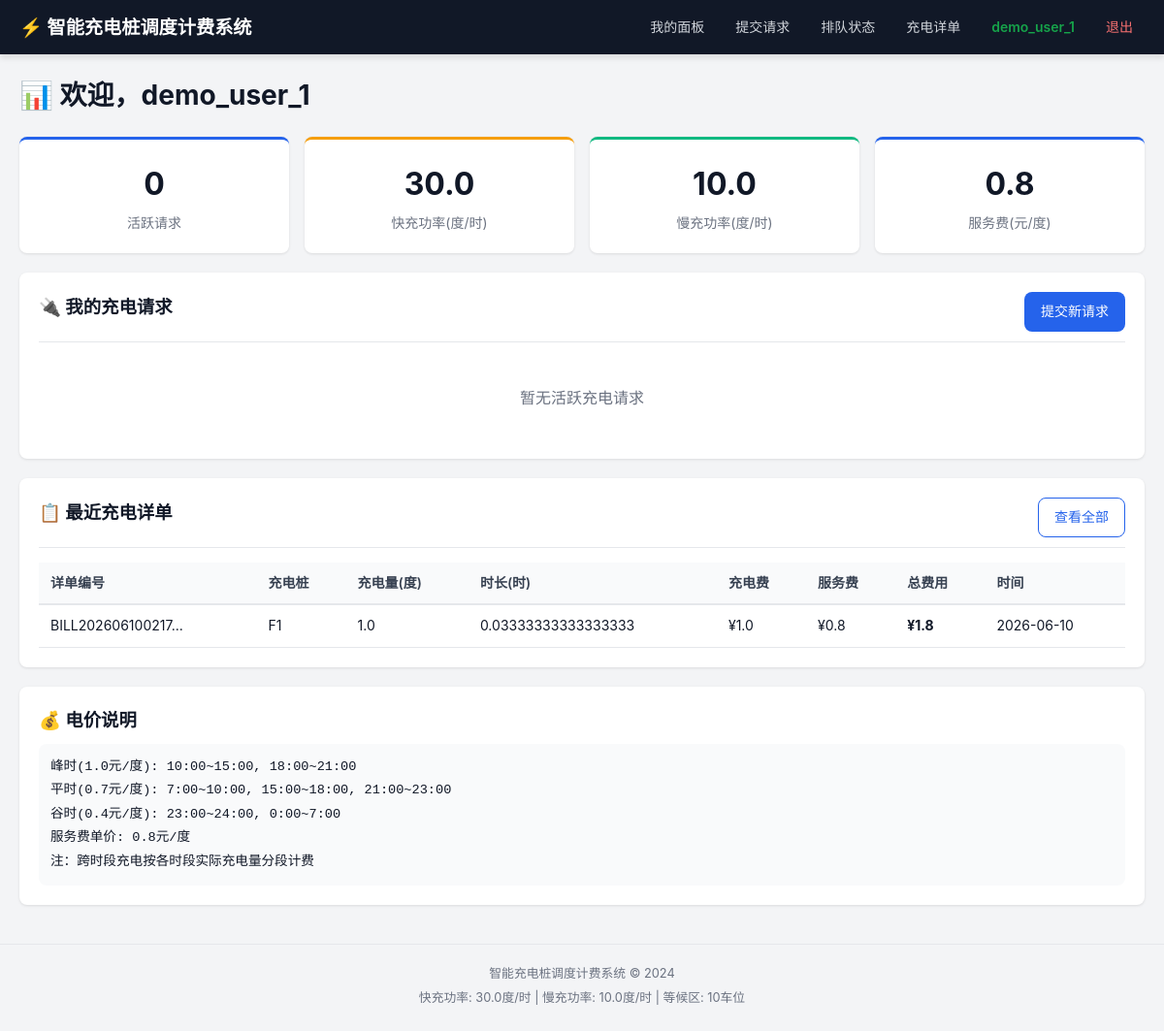
Screenshot of /user/dashboard (signed in) with the database file from the repository.
### tables this page shows
CREATE TABLE users (
            id INTEGER PRIMARY KEY AUTOINCREMENT,
            username TEXT UNIQUE NOT NULL,
            password_hash TEXT NOT NULL,
            role TEXT NOT NULL DEFAULT 'user',
            battery_capacity REAL DEFAULT 60.0,
            vehicle_model TEXT DEFAULT '',
            created_at TIMESTAMP DEFAULT CURRENT_TIMESTAMP
        );

CREATE TABLE bills (
            id INTEGER PRIMARY KEY AUTOINCREMENT,
            bill_no TEXT UNIQUE NOT NULL,
            request_id INTEGER NOT NULL,
            user_id INTEGER NOT NULL,
            charger_id INTEGER,
            charger_no TEXT,
            generated_time TIMESTAMP DEFAULT CURRENT_TIMESTAMP,
            charge_amount REAL,
            charge_duration REAL,
            start_time TIMESTAMP,
            end_time TIMESTAMP,
            charge_fee REAL,
            service_fee REAL,
            total_fee REAL,
            mode TEXT,
            FOREIGN KEY (request_id) REFERENCES requests(id),
            FOREIGN KEY (user_id) REFERENCES users(id)
        );

### app.py (the view)
@app.route('/user/dashboard')
@login_required
def user_dashboard():
    user = get_user_by_id(session['user_id'])
    active_reqs = [
        r for r in get_user_requests(session['user_id'])
        if r['status'] in ('waiting', 'queued', 'charging')
    ]
    bills = get_user_bills(session['user_id'])[:5]
    return render_template('user/dashboard.html',
                          user=user,
                          active_requests=active_reqs,
                          recent_bills=bills,
                          price_info=format_price_info())

### app.py (called while the page is built)
@app.context_processor
def inject_config():
    s = settings.get_all()
    return {
        'config': {
            'FAST_CHARGING_PILE_NUM': s['FAST_CHARGING_PILE_NUM'],
            'TRICKLE_CHARGING_PILE_NUM': s['TRICKLE_CHARGING_PILE_NUM'],
            'FAST_CHARGING_POWER': s['FAST_CHARGING_POWER'],
            'TRICKLE_CHARGING_POWER': s['TRICKLE_CHARGING_POWER'],
            'WAITING_AREA_SIZE': s['WAITING_AREA_SIZE'],
            'CHARGING_QUEUE_LEN': s['CHARGING_QUEUE_LEN'],
            'SERVICE_FEE_RATE': s['SERVICE_FEE_RATE'],
            'SIMULATION_SPEED': s['SIMULATION_SPEED'],
        },
        'get_all_chargers': get_all_chargers,
        'get_charger': get_charger,
    }

def login_required(f):
    @wraps(f)
    def decorated(*args, **kwargs):
        if 'user_id' not in session:
            flash('请先登录', 'warning')
            return redirect(url_for('login'))
        return f(*args, **kwargs)
    return decorated

### billing.py (called while the page is built)
def _price_periods():
    return settings.get_price_periods()

def _service_fee_rate():
    return settings.get('SERVICE_FEE_RATE')

def format_price_info():
    info = []
    price_periods = _price_periods()
    for key, period in price_periods.items():
        hours_str = ', '.join(
            f'{s}:00~{e if e != 24 else 24}:00' for s, e in period['hours']
        )
        info.append(f"{period['name']}({period['price']}元/度): {hours_str}")
    info.append(f"服务费单价: {_service_fee_rate()}元/度")
    info.append("注：跨时段充电按各时段实际充电量分段计费")
    return '\n'.join(info)

### database.py (called while the page is built)
def get_db():
    conn = sqlite3.connect(DATABASE_PATH)
    conn.row_factory = sqlite3.Row
    conn.execute("PRAGMA foreign_keys = ON")
    return conn

def get_user_by_id(user_id):
    conn = get_db()
    user = conn.execute("SELECT * FROM users WHERE id = ?", (user_id,)).fetchone()
    conn.close()
    return dict(user) if user else None

def get_user_requests(user_id, status_filter=None):
    conn = get_db()
    if status_filter:
        reqs = conn.execute(
            "SELECT * FROM requests WHERE user_id = ? AND status = ? ORDER BY created_at DESC",
            (user_id, status_filter)
        ).fetchall()
    else:
        reqs = conn.execute(
            "SELECT * FROM requests WHERE user_id = ? ORDER BY created_at DESC",
            (user_id,)
        ).fetchall()
    conn.close()
    return [dict(r) for r in reqs]

### templates/user/dashboard.html (shortened to what this page needs)
{% extends "base.html" %}
{% block content %}
<div class="dashboard">
    <h1>📊 欢迎，{{ user.username }}</h1>
    <div class="stats-grid">
        <div class="stat-card">
            <div class="stat-value">{{ active_requests|length }}</div>
            <div class="stat-label">活跃请求</div>
        </div>
        <div class="stat-card stat-fast">
            <div class="stat-value">{{ config.FAST_CHARGING_POWER }}</div>
            <div class="stat-label">快充功率(度/时)</div>
        </div>
        <div class="stat-card stat-slow">
            <div class="stat-value">{{ config.TRICKLE_CHARGING_POWER }}</div>
            <div class="stat-label">慢充功率(度/时)</div>
        </div>
        <div class="stat-card">
            <div class="stat-value">{{ config.SERVICE_FEE_RATE }}</div>
            <div class="stat-label">服务费(元/度)</div>
        </div>
    </div>
    <div class="card">
        <div class="card-header">
            <h3>🔌 我的充电请求</h3>
            <a href="{{ url_for('submit_request') }}" class="btn btn-primary">提交新请求</a>
        </div>
        {% if active_requests %}
        <table class="table">
            <thead>
                <tr>
                    <th>排队号</th>
                    <th>模式</th>
                    <th>请求电量(度)</th>
                    <th>状态</th>
                    <th>充电桩</th>
                    <th>操作</th>
                </tr>
            </thead>
            <tbody>
                {% for req in active_requests %}
                <tr>
                    <td><span class="badge badge-{{ 'fast' if req.mode == 'fast' else 'slow' }}">{{ req.queue_number }}</span></td>
                    <td>{{ '快充' if req.mode == 'fast' else '慢充' }}</td>
                    <td>{{ req.request_amount }}</td>
                    <td>
                        {% if req.status == 'waiting' %}
                        <span class="status status-waiting">等候中</span>
                        {% elif req.status == 'queued' %}
                        <span class="status status-queued">排队中</span>
                        {% elif req.status == 'charging' %}
                        <span class="status status-charging">充电中</span>
                        {% endif %}
                    </td>
                    <td>{{ req.charger_id or '-' }}</td>
                    <td>
                        <a href="{{ url_for('modify_request', request_id=req.id) }}" class="btn btn-sm btn-outline">修改</a>
                        <a href="{{ url_for('cancel_request', request_id=req.id) }}" class="btn btn-sm btn-danger" onclick="return confirm('确认取消？')">取消</a>
                        {% if req.status == 'charging' %}
                        <a href="{{ url_for('end_charging', request_id=req.id) }}" class="btn btn-sm btn-warning" onclick="return confirm('确认结束充电？将按实际充电量计费。')">结束充电</a>
                        {% endif %}
                    </td>
                </tr>
                {% endfor %}
            </tbody>
        </table>
        {% else %}
        <p class="empty-text">暂无活跃充电请求</p>
        {% endif %}
    </div>
    <div class="card">
        <div class="card-header">
            <h3>📋 最近充电详单</h3>
            <a href="{{ url_for('user_bills') }}" class="btn btn-outline">查看全部</a>
        </div>
        {% if recent_bills %}
        <table class="table">
            <thead>
                <tr>
                    <th>详单编号</th>
                    <th>充电桩</th>
                    <th>充电量(度)</th>
                    <th>时长(时)</th>
                    <th>充电费</th>
                    <th>服务费</th>
                    <th>总费用</th>
                    <th>时间</th>
                </tr>
            </thead>
            <tbody>
                {% for bill in recent_bills %}
                <tr>
                    <td>{{ bill.bill_no[:16] }}...</td>
                    <td>{{ bill.charger_no }}</td>
                    <td>{{ bill.charge_amount }}</td>
                    <td>{{ bill.charge_duration }}</td>
                    <td>¥{{ bill.charge_fee }}</td>
                    <td>¥{{ bill.service_fee }}</td>
                    <td><strong>¥{{ bill.total_fee }}</strong></td>
                    <td>{{ bill.generated_time[:10] }}</td>
                </tr>
                {% endfor %}
            </tbody>
        </table>
        {% else %}
        <p class="empty-text">暂无充电记录</p>
        {% endif %}
    </div>
    <div class="card">
        <h3>💰 电价说明</h3>
        <pre class="price-info">{{ price_info }}</pre>
    </div>
</div>
{% endblock %}

### templates/base.html (shortened to what this page needs)
<!DOCTYPE html>
<html lang="zh-CN">
<head>
    <link rel="stylesheet" href="{{ url_for('static', filename='css/style.css') }}">
</head>
<body>
    <nav class="navbar">
        <div class="nav-container">
            <a href="/" class="nav-brand">⚡ 智能充电桩调度计费系统</a>
            <div class="nav-menu">
                {% if session.user_id %}
                    {% if session.role == 'admin' %}
                        <a href="{{ url_for('admin_dashboard') }}" class="nav-link">管理面板</a>
                        <a href="{{ url_for('admin_chargers') }}" class="nav-link">充电桩</a>
                        <a href="{{ url_for('admin_queue') }}" class="nav-link">队列</a>
                        <a href="{{ url_for('admin_bills') }}" class="nav-link">详单</a>
                        <a href="{{ url_for('admin_reports') }}" class="nav-link">报表</a>
                        <a href="{{ url_for('admin_users') }}" class="nav-link">用户</a>
                        <a href="{{ url_for('admin_settings') }}" class="nav-link">参数</a>
                        <a href="{{ url_for('admin_simulation_time') }}" class="nav-link">时间</a>
                        <a href="{{ url_for('admin_logs') }}" class="nav-link">日志</a>
                        <a href="{{ url_for('admin_fault_demo') }}" class="nav-link nav-link-demo">7c演示</a>
                    {% else %}
                        <a href="{{ url_for('user_dashboard') }}" class="nav-link">我的面板</a>
                        <a href="{{ url_for('submit_request') }}" class="nav-link">提交请求</a>
                        <a href="{{ url_for('queue_status') }}" class="nav-link">排队状态</a>
                        <a href="{{ url_for('user_bills') }}" class="nav-link">充电详单</a>
                    {% endif %}
                    <span class="nav-user">{{ session.username }}</span>
                    <a href="{{ url_for('logout') }}" class="nav-link nav-logout">退出</a>
                {% else %}
                    <a href="{{ url_for('login') }}" class="nav-link">登录</a>
                    <a href="{{ url_for('register') }}" class="nav-link">注册</a>
                {% endif %}
            </div>
        </div>
    </nav>
    <main class="main-content">
        {% block content %}{% endblock %}
    </main>
    <footer class="footer">
        <p>智能充电桩调度计费系统 &copy; 2024</p>
        <p>快充功率: {{ config.FAST_CHARGING_POWER }}度/时 | 慢充功率: {{ config.TRICKLE_CHARGING_POWER }}度/时 | 等候区: {{ config.WAITING_AREA_SIZE }}车位</p>
    </footer>
</body>
</html>

### static/css/style.css (style rules this page uses)
:root { --primary: #2563eb; --primary-dark: #1d4ed8; --success: #16a34a; --warning: #f59e0b; --danger: #dc2626; --info: #0891b2; --gray-50: #f9fafb; --gray-100: #f3f4f6; --gray-200: #e5e7eb; --gray-300: #d1d5db; --gray-500: #6b7280; --gray-700: #374151; --gray-900: #111827; --radius: 8px; --shadow: 0 1px 3px rgba(0,0,0,0.1); --shadow-lg: 0 4px 6px rgba(0,0,0,0.1); }
* { margin: 0; padding: 0; box-sizing: border-box; }
body { font-family: -apple-system, BlinkMacSystemFont, 'Segoe UI', Roboto, 'Helvetica Neue', Arial, sans-serif; background: var(--gray-100); color: var(--gray-900); line-height: 1.6; min-height: 100vh; }
.navbar { background: var(--gray-900); color: white; padding: 0 20px; box-shadow: var(--shadow-lg); position: sticky; top: 0; z-index: 100; }
.nav-container { max-width: 1200px; margin: 0 auto; display: flex; justify-content: space-between; align-items: center; height: 56px; }
.nav-brand { font-size: 1.2rem; font-weight: bold; color: white; text-decoration: none; }
.nav-menu { display: flex; align-items: center; gap: 8px; flex-wrap: wrap; }
.nav-link { color: var(--gray-300); text-decoration: none; padding: 6px 12px; border-radius: var(--radius); font-size: 0.875rem; transition: all 0.2s; }
.nav-user { color: var(--success); font-weight: 600; padding: 6px 12px; font-size: 0.875rem; }
.nav-logout { color: #f87171 !important; }
.main-content { max-width: 1200px; margin: 20px auto; padding: 0 20px; min-height: calc(100vh - 160px); }
h1 { font-size: 1.75rem; margin-bottom: 20px; color: var(--gray-900); }
h3 { font-size: 1.15rem; margin-bottom: 10px; }
.card { background: white; border-radius: var(--radius); padding: 20px; margin-bottom: 20px; box-shadow: var(--shadow); }
.card-header { display: flex; justify-content: space-between; align-items: center; margin-bottom: 15px; padding-bottom: 10px; border-bottom: 1px solid var(--gray-200); }
.stats-grid { display: grid; grid-template-columns: repeat(auto-fit, minmax(200px, 1fr)); gap: 16px; margin-bottom: 20px; }
.stat-card { background: white; border-radius: var(--radius); padding: 20px; text-align: center; box-shadow: var(--shadow); border-top: 3px solid var(--primary); }
.stat-card.stat-fast { border-top-color: #f59e0b; }
.stat-card.stat-slow { border-top-color: #10b981; }
.stat-value { font-size: 2rem; font-weight: bold; color: var(--gray-900); }
.stat-label { font-size: 0.875rem; color: var(--gray-500); margin-top: 4px; }
.table { width: 100%; border-collapse: collapse; }
.table th { background: var(--gray-50); padding: 10px 12px; text-align: left; font-weight: 600; font-size: 0.875rem; color: var(--gray-700); border-bottom: 2px solid var(--gray-200); white-space: nowrap; }
.table td { padding: 10px 12px; border-bottom: 1px solid var(--gray-200); font-size: 0.875rem; }
.btn { display: inline-block; padding: 8px 16px; border-radius: var(--radius); border: 1px solid transparent; font-size: 0.875rem; cursor: pointer; text-decoration: none; text-align: center; transition: all 0.2s; font-weight: 500; }
.btn-primary { background: var(--primary); color: white; }
.btn-outline { background: white; color: var(--primary); border-color: var(--primary); }
.empty-text { text-align: center; color: var(--gray-500); padding: 30px; font-size: 1rem; }
.price-info { background: var(--gray-50); padding: 12px; border-radius: var(--radius); font-size: 0.85rem; line-height: 1.8; overflow-x: auto; }
.footer { text-align: center; padding: 20px; color: var(--gray-500); font-size: 0.8rem; border-top: 1px solid var(--gray-200); margin-top: 40px; }
.footer p { margin-bottom: 4px; }

### rows the page displays
users: username "demo_user_1"
bills: bill_no "BILL202606100217", charger_no "F1", charge_amount "1.0", charge_duration "0.03333333333333333", charge_fee "1.0", service_fee "0.8", total_fee "1.8", generated_time "2026-06-10"

### other values shown
{{ active_requests|length }} "0"
{{ config.FAST_CHARGING_POWER }} "30.0"
{{ config.TRICKLE_CHARGING_POWER }} "10.0"
{{ config.SERVICE_FEE_RATE }} "0.8"
{{ price_info }} "峰时(1.0元/度): 10:00~15:00, 18:00~21:00 平时(0.7元/度): 7:00~10:00, 15:00~18:00, 21:00~23:00 谷时(0.4元/度): 23:00~24:00, 0:00~7:00 服务费单价: 0.8元/度 注：跨时段充电按各时段实际充电量分段计费"
{{ config.WAITING_AREA_SIZE }} "10"
